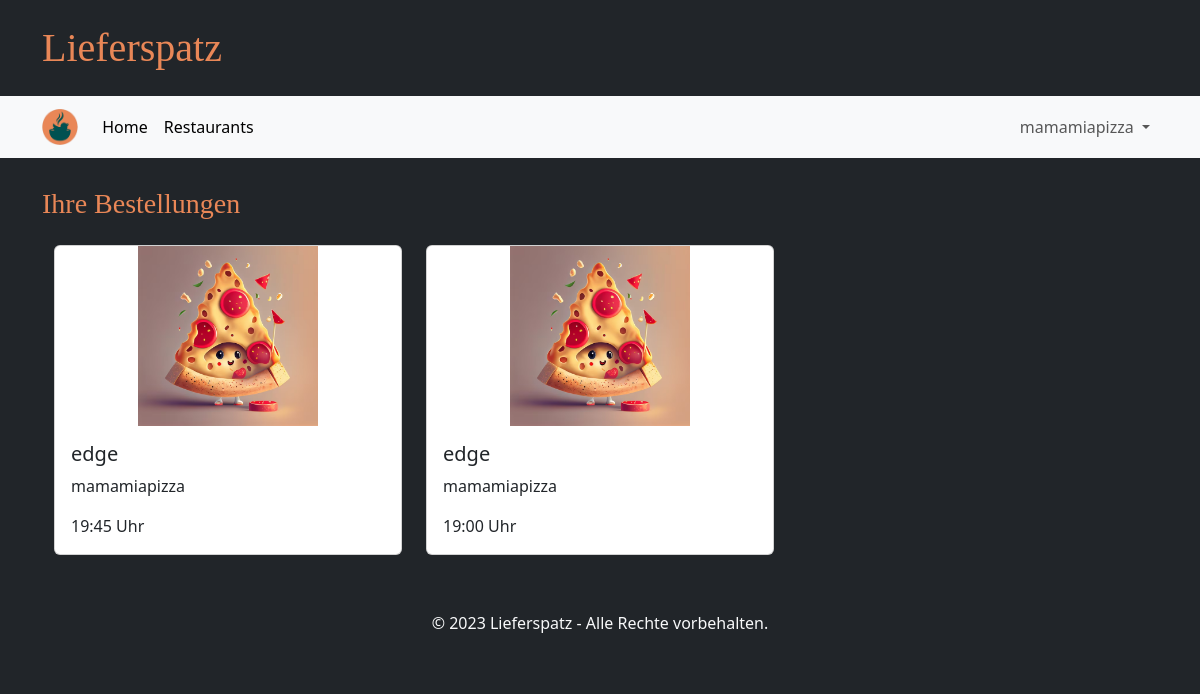
Before: /orders (signed in) with the older database file.
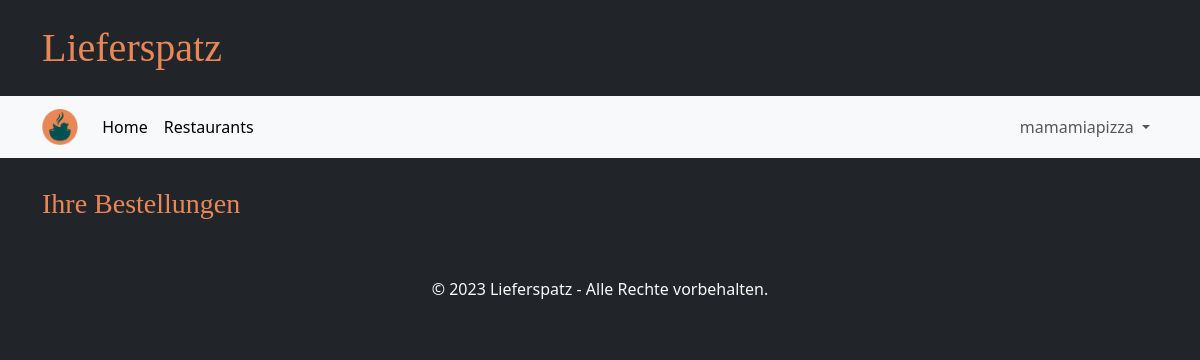
After: the same page with the newer database file.
### tables this page shows
CREATE TABLE Bestellung(
            KUsername TEXT NOT NULL,
            GUsername TEXT NOT NULL,
            Eingangszeit TEXT NOT NULL,
            Anmerkung TEXT,
            Bestellstatus TEXT NOT NULL CHECK( Bestellstatus IN ('in Bearbeitung','in Zubereitung','storniert','abgeschlossen') )
        );

### main.py (the view)
@app.route("/orders")
def order_page():
    if "user" in session:
        if "business" in session:
            orders = database.get_orders(session["user"], True)
            return render_template("orders_business.html", orders=orders)
        else:
            orders = database.get_orders(session["user"], False)
            return render_template("orders_customer.html", orders=orders)
    return redirect(url_for("login_customer_page"))

### database.py (called while the page is built)
def getData(sql, params = ()):
    dbcon = sqlite3.connect("instance/db.db")
    cursor = dbcon.cursor()
    cursor.execute(sql, params)
    return cursor

def get_orders(username, business=False):
    query = """SELECT *
                FROM Bestellung
                WHERE KUsername = ?
                ORDER BY Eingangszeit DESC"""
    if business:
        query = """SELECT *
                FROM Bestellung
                WHERE GUsername = ?
                ORDER BY Eingangszeit DESC"""
    orders = []
    request_pointer = getData(query, (username,))
    for entry in request_pointer.fetchall():
        order = {
            "KUsername": entry[0],
            "GUsername": entry[1],
            "ordertime": entry[2],
            "comment": entry[3],
            "orderstatus": entry[4]
        }
        orders.append(order)
    return orders

### templates/orders_business.html (shortened to what this page needs)
{% extends "base.html" %}
{% block heading %}Ihre Bestellungen{% endblock %}
{% block content %}
<div class="row g-4 mb-4">
  {% for order in orders %}
  <div class="col-4">
      <div class="card">
      <img src="{{ url_for('static', filename='test1.jpeg') }}" class="card-img-top shop-image" alt="...">
      <div class="card-body">
          <h5 class="card-title">{{ order['KUsername'] }}</h5>
          <p class="card-text">{{ order['GUsername'] }}</p>
          <p class="card-text">{{ order['ordertime'] }}</p>
      </div>
      </div>
  </div>
  {% endfor %}
</div>
{% endblock %}

### templates/base.html (shortened to what this page needs)
<!DOCTYPE html>
<html lang="de">
<head>
    <link rel="stylesheet" href="/static/style.css">
    <link href="https://cdn.jsdelivr.net/npm/bootstrap@5.3.2/dist/css/bootstrap.min.css" rel="stylesheet">
</head>
<body class="bg-dark">
    <div class="container my-4">
        <h1 class="brandfont">Lieferspatz</h1>
    </div>
    <nav class="navbar navbar-expand bg-body-tertiary sticky-top border-bottom border-5 border-dark">
        <div class="container">
          <a class="navbar-brand" href="#">
            <img src="{{ url_for('static', filename='ls_logo.png') }}" alt="..." height="36" />
          </a>
          <div class="collapse navbar-collapse" id="navbarSupportedContent">
            <ul class="navbar-nav me-auto mb-2 mb-lg-0">
              <li class="nav-item">
                <a class="nav-link active" aria-current="page" href="{{ url_for('start_page') }}">Home</a>
              </li>
              <li class="nav-item">
                <a class="nav-link active" aria-current="page" href="{{ url_for('restaurants_page') }}">Restaurants</a>
              </li>
            </ul>
            <ul class="navbar-nav mb-2 mb-lg-0">
              {% if session['user'] %}
              <li class="nav-item dropdown">
                <a class="nav-link dropdown-toggle" href="#" role="button" data-bs-toggle="dropdown" aria-expanded="false">
                  {{ session['user'] }}
                </a>
              </li>
              {% endif %}
            </ul>
          </div>
        </div>
    </nav>
    <div class="container mt-4">
        <h3 class="brandfont2">{% block heading %}{% endblock %}</h3>
    </div>
    <div class="container text-light px-4 py-3 ">
        {% block content %}{% endblock %}
    </div>
    <footer class="bg-dark text-light text-center py-3">
        <p>&copy; 2023 Lieferspatz - Alle Rechte vorbehalten.</p>
    </footer>
</body>
</html>

### static/style.css (style rules this page uses)
.brandfont { font-family: brandFont; color: #e98757; }
.brandfont2 { font-family: brandFont2; color: #e98757; }
.text-center { text-align: center; }

Changed rows visible on the page:
no longer on this page (row edited): Bestellung: KUsername "edge", GUsername "mamamiapizza", ordertime "19:45 Uhr"
removed Bestellung: KUsername "edge", GUsername "mamamiapizza", ordertime "19:00 Uhr"
